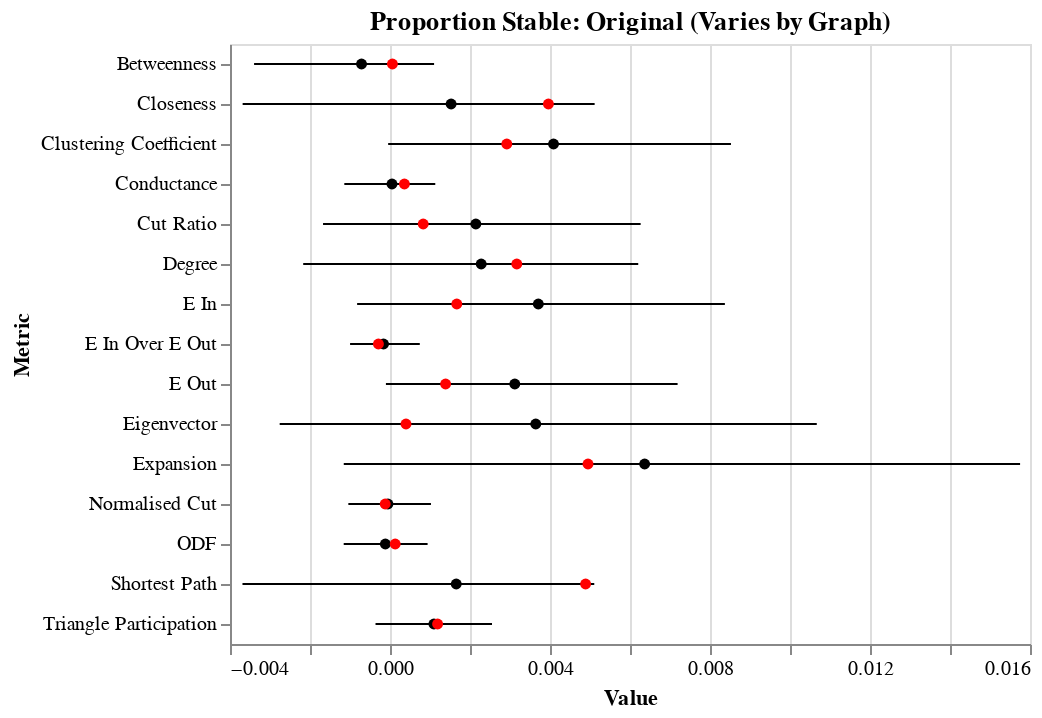
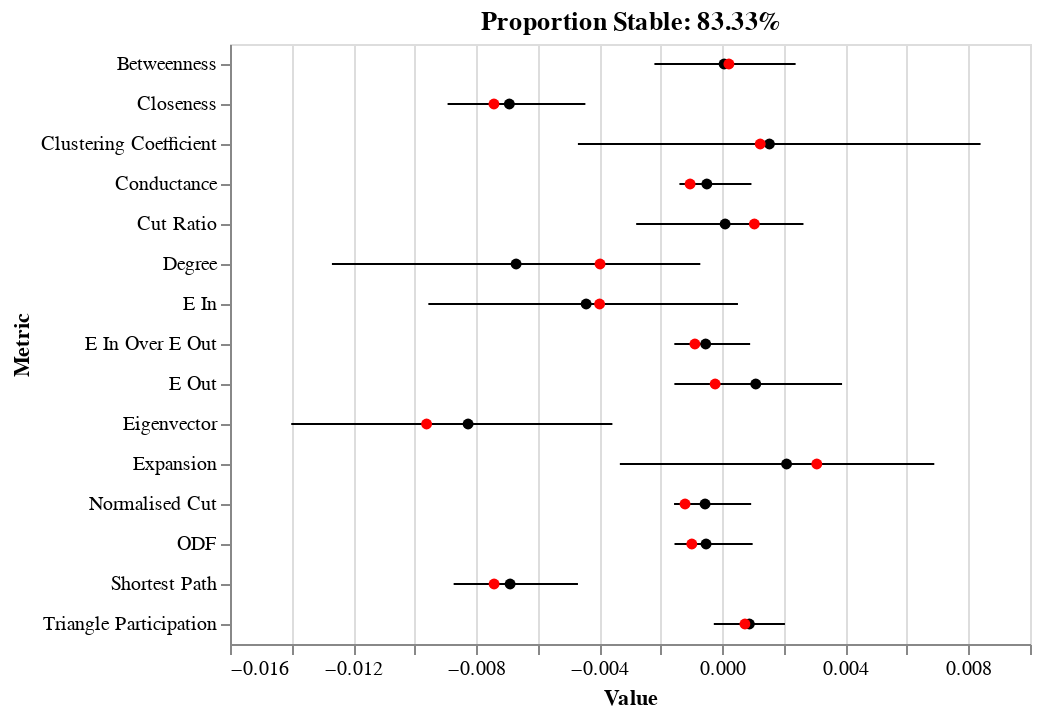
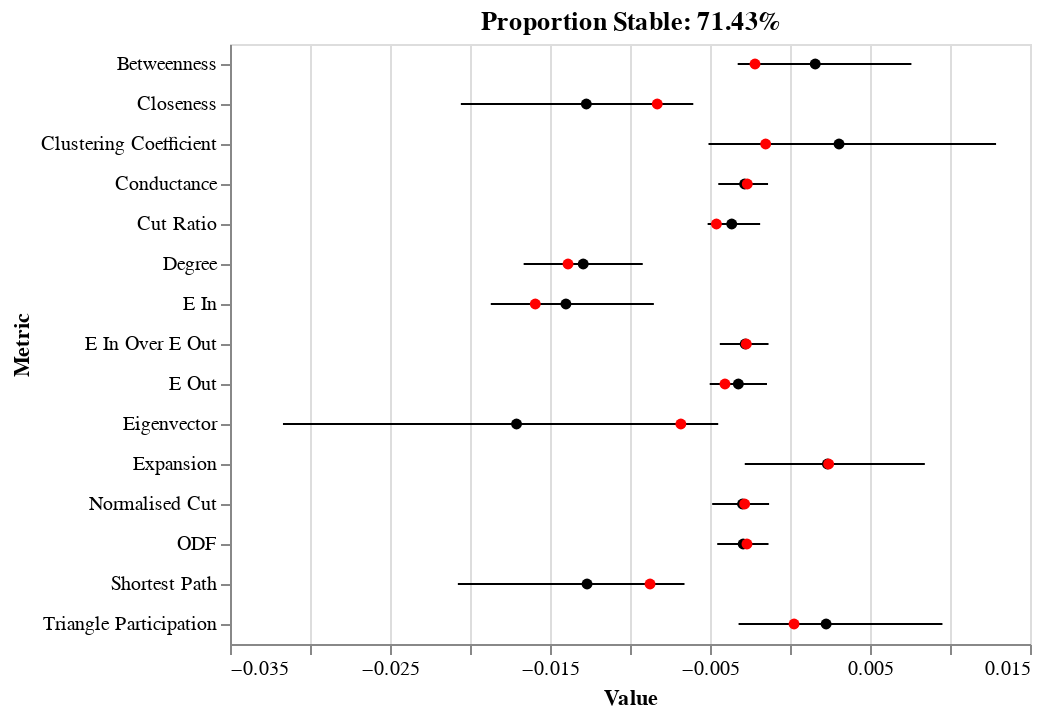
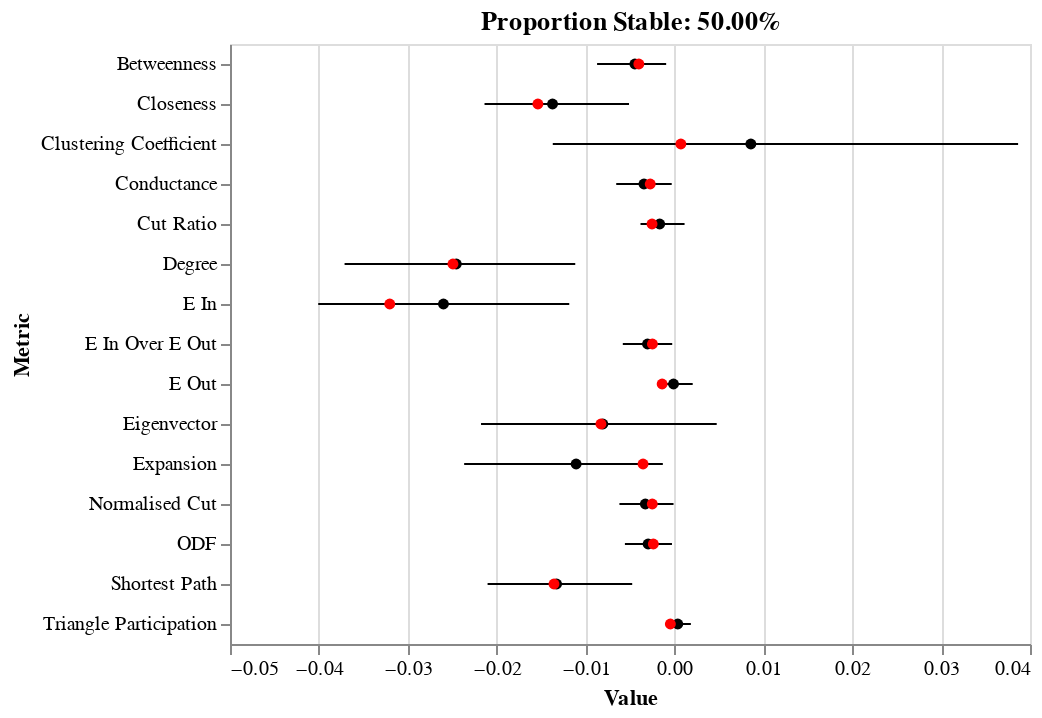

Here is the notebook cell these charts were saved with, in order:
### Markdown cell above
I'm going to show results from randomly undersampling the majority class at 3 different levels, as well as the original results (i.e. no undersampling). 

At this point, I just chose one set of experiments to rerun at different undersampling levels - the Infomap algorithm on mu 0.2 graphs (since there was a significant class imbalance for these experiments). There are 5 mu 0.2 graphs, corresponding to 5 experiments. I then show the plots of mean (black), median (red) and bootstrapped confidence intervals for each feature based on these 5 experiments.

The plot titles indicate the proportion of the data which are stable nodes (corresponding to the amount of undersampling). I also printed the mean train accuracy for each of the 5 experiments under each plot.

### Code cell
for us in ['', '_undersample_0_2', '_undersample_0_4', '_undersample_1_0']:
    mu_feature_importances = {'Metric': [], 'Value': []}
    props = []
    accuracy = []
    balanced_accuracy = []
    for graph in [1, 2, 3, 4, 5]:
        with open('Community_Data/Infomap/Results/mu_0_2/graph_0{0}{1}/results'.format(graph, us), 'rb') as f:
            results = pickle.load(f)
        props.append(results['Stable Nodes']*100/(results['Stable Nodes'] + results['Unstable Nodes']))
        accuracy.append(np.mean(results['Accuracy Scores']))
        balanced_accuracy.append(np.mean(results['Balanced Accuracy Scores']))
        perm_importances = results['Feature Importances']
        for feat, val in perm_importances.items():
            mu_feature_importances['Metric'].append(feat)
            mu_feature_importances['Value'].append(val)
    mu_feature_importances = pd.DataFrame(data=mu_feature_importances)
    error_bars = alt.Chart(mu_feature_importances).mark_errorbar(extent='ci').encode(
      x=alt.X('Value:Q', scale=alt.Scale(zero=False)),
      y=alt.Y('Metric:N')
    )


    mean_points = alt.Chart(mu_feature_importances).mark_point(filled=True, color='black').encode(
      x=alt.X('Value:Q', aggregate='mean'),
      y=alt.Y('Metric:N'),
    )

    median_points = alt.Chart(mu_feature_importances).mark_point(filled=True, color='red').encode(
      x=alt.X('Value:Q', aggregate='median'),
      y=alt.Y('Metric:N'),
    )

    if us == '':
        stab = 'Original (Varies by Graph)'
    else:
        stab = '{0:.2f}%'.format(props[0])
    
    final_plot = (error_bars + mean_points + median_points).properties(
        title=('Proportion Stable: ' + stab)
    )

    final_plot.display()
    
    print('Random forest accuracy for each graph:', accuracy)
    print('Random forest balanced accuracy for each graph:', balanced_accuracy)

### Figure 1 — Vega-Lite specification as saved in the notebook (floating-point values rounded to 4 significant figures)
{"config": {"view": {"continuousWidth": 400, "continuousHeight": 300}}, "layer": [{"mark": {"type": "errorbar", "extent": "ci"}, "encoding": {"x": {"type": "quantitative", "field": "Value", "scale": {"zero": false}}, "y": {"type": "nominal", "field": "Metric"}}}, {"mark": {"type": "point", "color": "black", "filled": true}, "encoding": {"x": {"type": "quantitative", "aggregate": "mean", "field": "Value"}, "y": {"type": "nominal", "field": "Metric"}}}, {"mark": {"type": "point", "color": "red", "filled": true}, "encoding": {"x": {"type": "quantitative", "aggregate": "median", "field": "Value"}, "y": {"type": "nominal", "field": "Metric"}}}], "data": {"name": "data-650675dd366832a77ea3f36e14816e8c"}, "title": "Proportion Stable: Original (Varies by Graph)", "$schema": "https://vega.github.io/schema/vega-lite/v4.0.2.json", "datasets": {"data-650675dd366832a77ea3f36e14816e8c": [{"Metric": "Degree", "Value": -0.00512}, {"Metric": "Clustering Coefficient", "Value": -0.00184}, {"Metric": "Betweenness", "Value": 6e-05}, {"Metric": "Closeness", "Value": -0.0085}, {"Metric": "Shortest Path", "Value": -0.00841}, {"Metric": "Eigenvector", "Value": -0.007}, {"Metric": "E In", "Value": -0.00409}, {"Metric": "E Out", "Value": -0.00198}, {"Metric": "E In Over E Out", "Value": -0.00141}, {"Metric": "ODF", "Value": -0.00225}, {"Metric": "Expansion", "Value": -0.00606}, {"Metric": "Cut Ratio", "Value": -0.00419}, {"Metric": "Conductance", "Value": -0.00181}, {"Metric": "Normalised Cut", "Value": -0.00204}, {"Metric": "Triangle Participation", "Value": -0.00159}, {"Metric": "Degree", "Value": 0.00351}, {"Metric": "Clustering Coefficient", "Value": 0.01285}, {"Metric": "Betweenness", "Value": -0.00611}, {"Metric": "Closeness", "Value": 0.0051}, {"Metric": "Shortest Path", "Value": 0.00489}, {"Metric": "Eigenvector", "Value": 0.01761}, {"Metric": "E In", "Value": 0.00931}, {"Metric": "E Out", "Value": 0.00528}, {"Metric": "E In Over E Out", "Value": 0.0012}, {"Metric": "ODF", "Value": 0.00158}, {"Metric": "Expansion", "Value": 0.00745}, {"Metric": "Cut Ratio", "Value": 0.00337}, {"Metric": "Conductance", "Value": 0.00198}, {"Metric": "Normalised Cut", "Value": 0.0019}, {"Metric": "Triangle Participation", "Value": 0.00285}, {"Metric": "Degree", "Value": 0.00317}, {"Metric": "Clustering Coefficient", "Value": 0.00292}, {"Metric": "Betweenness", "Value": 0.00161}, {"Metric": "Closeness", "Value": 0.00571}, {"Metric": "Shortest Path", "Value": 0.00531}, {"Metric": "Eigenvector", "Value": 0.00751}, {"Metric": "E In", "Value": 0.00167}, {"Metric": "E Out", "Value": 0.00103}, {"Metric": "E In Over E Out", "Value": -0.00094}, {"Metric": "ODF", "Value": -0.00061}, {"Metric": "Expansion", "Value": 0.00495}, {"Metric": "Cut Ratio", "Value": 0.00083}, {"Metric": "Conductance", "Value": -0.00078}, {"Metric": "Normalised Cut", "Value": -0.00046}, {"Metric": "Triangle Participation", "Value": 0.00119}, {"Metric": "Degree", "Value": 0.001}, {"Metric": "Clustering Coefficient", "Value": 0.00115}, {"Metric": "Betweenness", "Value": 0.00128}, {"Metric": "Closeness", "Value": 0.00137}, {"Metric": "Shortest Path", "Value": 0.00148}, {"Metric": "Eigenvector", "Value": -0.0003}, {"Metric": "E In", "Value": 0.0012}, {"Metric": "E Out", "Value": 0.00139}, {"Metric": "E In Over E Out", "Value": 0.00063}, {"Metric": "ODF", "Value": 0.00057}, {"Metric": "Expansion", "Value": 0.00133}, {"Metric": "Cut Ratio", "Value": 0.00083}, {"Metric": "Conductance", "Value": 0.0005}, {"Metric": "Normalised Cut", "Value": 0.00046}, {"Metric": "Triangle Participation", "Value": 0.00011}, {"Metric": "Degree", "Value": 0.00884}, {"Metric": "Clustering Coefficient", "Value": 0.00536}, {"Metric": "Betweenness", "Value": -0.0004}, {"Metric": "Closeness", "Value": 0.00396}, {"Metric": "Shortest Path", "Value": 0.00501}, {"Metric": "Eigenvector", "Value": 0.0004}, {"Metric": "E In", "Value": 0.01045}, {"Metric": "E Out", "Value": 0.00988}, {"Metric": "E In Over E Out", "Value": -0.00029}, {"Metric": "ODF", "Value": 0.00013}, {"Metric": "Expansion", "Value": 0.02416}, {"Metric": "Cut Ratio", "Value": 0.00989}, {"Metric": "Conductance", "Value": 0.00036}, {"Metric": "Normalised Cut", "Value": -0.00012}, {"Metric": "Triangle Participation", "Value": 0.00293}]}}

### Figure 2 — Vega-Lite specification as saved in the notebook (floating-point values rounded to 4 significant figures)
{"config": {"view": {"continuousWidth": 400, "continuousHeight": 300}}, "layer": [{"mark": {"type": "errorbar", "extent": "ci"}, "encoding": {"x": {"type": "quantitative", "field": "Value", "scale": {"zero": false}}, "y": {"type": "nominal", "field": "Metric"}}}, {"mark": {"type": "point", "color": "black", "filled": true}, "encoding": {"x": {"type": "quantitative", "aggregate": "mean", "field": "Value"}, "y": {"type": "nominal", "field": "Metric"}}}, {"mark": {"type": "point", "color": "red", "filled": true}, "encoding": {"x": {"type": "quantitative", "aggregate": "median", "field": "Value"}, "y": {"type": "nominal", "field": "Metric"}}}], "data": {"name": "data-59ff15a2495244872e9f95c62497f786"}, "title": "Proportion Stable: 83.33%", "$schema": "https://vega.github.io/schema/vega-lite/v4.0.2.json", "datasets": {"data-59ff15a2495244872e9f95c62497f786": [{"Metric": "Degree", "Value": -0.01447}, {"Metric": "Clustering Coefficient", "Value": 0.001232}, {"Metric": "Betweenness", "Value": 0.001191}, {"Metric": "Closeness", "Value": -0.01026}, {"Metric": "Shortest Path", "Value": -0.01001}, {"Metric": "Eigenvector", "Value": -0.01172}, {"Metric": "E In", "Value": -0.003988}, {"Metric": "E Out", "Value": -0.001976}, {"Metric": "E In Over E Out", "Value": 0.002249}, {"Metric": "ODF", "Value": 0.002485}, {"Metric": "Expansion", "Value": 0.006647}, {"Metric": "Cut Ratio", "Value": -0.004778}, {"Metric": "Conductance", "Value": 0.002276}, {"Metric": "Normalised Cut", "Value": 0.002407}, {"Metric": "Triangle Participation", "Value": 0.001788}, {"Metric": "Degree", "Value": -0.00122}, {"Metric": "Clustering Coefficient", "Value": 0.01435}, {"Metric": "Betweenness", "Value": 0.004509}, {"Metric": "Closeness", "Value": -0.007422}, {"Metric": "Shortest Path", "Value": -0.007417}, {"Metric": "Eigenvector", "Value": -0.009611}, {"Metric": "E In", "Value": 0.000291}, {"Metric": "E Out", "Value": 0.005908}, {"Metric": "E In Over E Out", "Value": -0.000611}, {"Metric": "ODF", "Value": -0.000782}, {"Metric": "Expansion", "Value": 0.003071}, {"Metric": "Cut Ratio", "Value": 0.002219}, {"Metric": "Conductance", "Value": -0.000804}, {"Metric": "Normalised Cut", "Value": -0.000682}, {"Metric": "Triangle Participation", "Value": -0.000839}, {"Metric": "Degree", "Value": -0.003973}, {"Metric": "Clustering Coefficient", "Value": -0.006264}, {"Metric": "Betweenness", "Value": 0.000215}, {"Metric": "Closeness", "Value": -0.008023}, {"Metric": "Shortest Path", "Value": -0.007875}, {"Metric": "Eigenvector", "Value": -0.01624}, {"Metric": "E In", "Value": -0.01059}, {"Metric": "E Out", "Value": -0.000233}, {"Metric": "E In Over E Out", "Value": -0.000891}, {"Metric": "ODF", "Value": -0.000991}, {"Metric": "Expansion", "Value": -0.001113}, {"Metric": "Cut Ratio", "Value": 0.001042}, {"Metric": "Conductance", "Value": -0.001047}, {"Metric": "Normalised Cut", "Value": -0.001211}, {"Metric": "Triangle Participation", "Value": 0.000735}, {"Metric": "Degree", "Value": -0.01526}, {"Metric": "Clustering Coefficient", "Value": -0.006084}, {"Metric": "Betweenness", "Value": -0.002819}, {"Metric": "Closeness", "Value": -0.006431}, {"Metric": "Shortest Path", "Value": -0.006451}, {"Metric": "Eigenvector", "Value": -0.002539}, {"Metric": "E In", "Value": -0.0113}, {"Metric": "E Out", "Value": -0.001627}, {"Metric": "E In Over E Out", "Value": -0.001613}, {"Metric": "ODF", "Value": -0.001534}, {"Metric": "Expansion", "Value": -0.007597}, {"Metric": "Cut Ratio", "Value": -0.001879}, {"Metric": "Conductance", "Value": -0.001234}, {"Metric": "Normalised Cut", "Value": -0.001464}, {"Metric": "Triangle Participation", "Value": -0.000219}, {"Metric": "Degree", "Value": 0.001419}, {"Metric": "Clustering Coefficient", "Value": 0.00442}, {"Metric": "Betweenness", "Value": -0.002805}, {"Metric": "Closeness", "Value": -0.002469}, {"Metric": "Shortest Path", "Value": -0.002726}, {"Metric": "Eigenvector", "Value": -0.001199}, {"Metric": "E In", "Value": 0.003461}, {"Metric": "E Out", "Value": 0.003363}, {"Metric": "E In Over E Out", "Value": -0.00184}, {"Metric": "ODF", "Value": -0.001817}, {"Metric": "Expansion", "Value": 0.009435}, {"Metric": "Cut Ratio", "Value": 0.003854}, {"Metric": "Conductance", "Value": -0.001704}, {"Metric": "Normalised Cut", "Value": -0.001851}, {"Metric": "Triangle Participation", "Value": 0.002933}]}}

### Figure 3 — Vega-Lite specification as saved in the notebook (floating-point values rounded to 4 significant figures)
{"config": {"view": {"continuousWidth": 400, "continuousHeight": 300}}, "layer": [{"mark": {"type": "errorbar", "extent": "ci"}, "encoding": {"x": {"type": "quantitative", "field": "Value", "scale": {"zero": false}}, "y": {"type": "nominal", "field": "Metric"}}}, {"mark": {"type": "point", "color": "black", "filled": true}, "encoding": {"x": {"type": "quantitative", "aggregate": "mean", "field": "Value"}, "y": {"type": "nominal", "field": "Metric"}}}, {"mark": {"type": "point", "color": "red", "filled": true}, "encoding": {"x": {"type": "quantitative", "aggregate": "median", "field": "Value"}, "y": {"type": "nominal", "field": "Metric"}}}], "data": {"name": "data-f9b39aa04a6e67ef0ec739d7f68fa5aa"}, "title": "Proportion Stable: 71.43%", "$schema": "https://vega.github.io/schema/vega-lite/v4.0.2.json", "datasets": {"data-f9b39aa04a6e67ef0ec739d7f68fa5aa": [{"Metric": "Degree", "Value": -0.00813}, {"Metric": "Clustering Coefficient", "Value": -0.005524}, {"Metric": "Betweenness", "Value": 0.004121}, {"Metric": "Closeness", "Value": -0.02616}, {"Metric": "Shortest Path", "Value": -0.0256}, {"Metric": "Eigenvector", "Value": -0.04146}, {"Metric": "E In", "Value": -0.01015}, {"Metric": "E Out", "Value": -0.005306}, {"Metric": "E In Over E Out", "Value": -0.004354}, {"Metric": "ODF", "Value": -0.004205}, {"Metric": "Expansion", "Value": 0.004613}, {"Metric": "Cut Ratio", "Value": -0.00567}, {"Metric": "Conductance", "Value": -0.004}, {"Metric": "Normalised Cut", "Value": -0.003713}, {"Metric": "Triangle Participation", "Value": 0.01536}, {"Metric": "Degree", "Value": -0.01634}, {"Metric": "Clustering Coefficient", "Value": 0.02101}, {"Metric": "Betweenness", "Value": -0.003659}, {"Metric": "Closeness", "Value": -0.008297}, {"Metric": "Shortest Path", "Value": -0.008747}, {"Metric": "Eigenvector", "Value": -0.006821}, {"Metric": "E In", "Value": -0.01592}, {"Metric": "E Out", "Value": -0.004065}, {"Metric": "E In Over E Out", "Value": -0.005249}, {"Metric": "ODF", "Value": -0.005776}, {"Metric": "Expansion", "Value": -0.007017}, {"Metric": "Cut Ratio", "Value": -0.004599}, {"Metric": "Conductance", "Value": -0.005713}, {"Metric": "Normalised Cut", "Value": -0.006444}, {"Metric": "Triangle Participation", "Value": -0.005873}, {"Metric": "Degree", "Value": -0.01834}, {"Metric": "Clustering Coefficient", "Value": -0.001522}, {"Metric": "Betweenness", "Value": 0.01279}, {"Metric": "Closeness", "Value": -0.01822}, {"Metric": "Shortest Path", "Value": -0.01824}, {"Metric": "Eigenvector", "Value": -0.02938}, {"Metric": "E In", "Value": -0.02189}, {"Metric": "E Out", "Value": -0.005205}, {"Metric": "E In Over E Out", "Value": -0.001162}, {"Metric": "ODF", "Value": -0.000943}, {"Metric": "Expansion", "Value": 0.002416}, {"Metric": "Cut Ratio", "Value": -0.0049}, {"Metric": "Conductance", "Value": -0.00053}, {"Metric": "Normalised Cut", "Value": -0.000597}, {"Metric": "Triangle Participation", "Value": 0.000253}, {"Metric": "Degree", "Value": -0.01387}, {"Metric": "Clustering Coefficient", "Value": -0.006451}, {"Metric": "Betweenness", "Value": -0.002187}, {"Metric": "Closeness", "Value": -0.006142}, {"Metric": "Shortest Path", "Value": -0.006192}, {"Metric": "Eigenvector", "Value": -0.004704}, {"Metric": "E In", "Value": -0.0169}, {"Metric": "E Out", "Value": -0.000249}, {"Metric": "E In Over E Out", "Value": -0.000512}, {"Metric": "ODF", "Value": -0.001027}, {"Metric": "Expansion", "Value": -0.001245}, {"Metric": "Cut Ratio", "Value": -0.00031}, {"Metric": "Conductance", "Value": -0.001271}, {"Metric": "Normalised Cut", "Value": -0.001252}, {"Metric": "Triangle Participation", "Value": -0.000128}, {"Metric": "Degree", "Value": -0.007942}, {"Metric": "Clustering Coefficient", "Value": 0.007804}, {"Metric": "Betweenness", "Value": -0.003179}, {"Metric": "Closeness", "Value": -0.004822}, {"Metric": "Shortest Path", "Value": -0.004641}, {"Metric": "Eigenvector", "Value": -0.003102}, {"Metric": "E In", "Value": -0.005165}, {"Metric": "E Out", "Value": -0.001315}, {"Metric": "E In Over E Out", "Value": -0.00273}, {"Metric": "ODF", "Value": -0.00269}, {"Metric": "Expansion", "Value": 0.01292}, {"Metric": "Cut Ratio", "Value": -0.002729}, {"Metric": "Conductance", "Value": -0.002669}, {"Metric": "Normalised Cut", "Value": -0.002834}, {"Metric": "Triangle Participation", "Value": 0.001677}]}}

### Figure 4 — Vega-Lite specification as saved in the notebook (floating-point values rounded to 4 significant figures)
{"config": {"view": {"continuousWidth": 400, "continuousHeight": 300}}, "layer": [{"mark": {"type": "errorbar", "extent": "ci"}, "encoding": {"x": {"type": "quantitative", "field": "Value", "scale": {"zero": false}}, "y": {"type": "nominal", "field": "Metric"}}}, {"mark": {"type": "point", "color": "black", "filled": true}, "encoding": {"x": {"type": "quantitative", "aggregate": "mean", "field": "Value"}, "y": {"type": "nominal", "field": "Metric"}}}, {"mark": {"type": "point", "color": "red", "filled": true}, "encoding": {"x": {"type": "quantitative", "aggregate": "median", "field": "Value"}, "y": {"type": "nominal", "field": "Metric"}}}], "data": {"name": "data-b592ba9f3e715bee696f6d55acabfd15"}, "title": "Proportion Stable: 50.00%", "$schema": "https://vega.github.io/schema/vega-lite/v4.0.2.json", "datasets": {"data-b592ba9f3e715bee696f6d55acabfd15": [{"Metric": "Degree", "Value": -0.04152}, {"Metric": "Clustering Coefficient", "Value": -0.00033}, {"Metric": "Betweenness", "Value": -0.01233}, {"Metric": "Closeness", "Value": -0.01536}, {"Metric": "Shortest Path", "Value": -0.01355}, {"Metric": "Eigenvector", "Value": 3.7e-05}, {"Metric": "E In", "Value": -0.03203}, {"Metric": "E Out", "Value": -0.001771}, {"Metric": "E In Over E Out", "Value": 0.00033}, {"Metric": "ODF", "Value": 0.000161}, {"Metric": "Expansion", "Value": -0.003532}, {"Metric": "Cut Ratio", "Value": -0.002521}, {"Metric": "Conductance", "Value": 0.000343}, {"Metric": "Normalised Cut", "Value": 0.000109}, {"Metric": "Triangle Participation", "Value": 0.003177}, {"Metric": "Degree", "Value": -0.003476}, {"Metric": "Clustering Coefficient", "Value": 0.0638}, {"Metric": "Betweenness", "Value": 0.001116}, {"Metric": "Closeness", "Value": 0.003193}, {"Metric": "Shortest Path", "Value": 0.0035}, {"Metric": "Eigenvector", "Value": 0.01431}, {"Metric": "E In", "Value": -0.005221}, {"Metric": "E Out", "Value": 0.004345}, {"Metric": "E In Over E Out", "Value": 0.00028}, {"Metric": "ODF", "Value": 0.000498}, {"Metric": "Expansion", "Value": 0.001333}, {"Metric": "Cut Ratio", "Value": 0.003683}, {"Metric": "Conductance", "Value": 0.000249}, {"Metric": "Normalised Cut", "Value": 0.000878}, {"Metric": "Triangle Participation", "Value": -0.000459}, {"Metric": "Degree", "Value": -0.0397}, {"Metric": "Clustering Coefficient", "Value": 0.000722}, {"Metric": "Betweenness", "Value": -0.004004}, {"Metric": "Closeness", "Value": -0.02503}, {"Metric": "Shortest Path", "Value": -0.02507}, {"Metric": "Eigenvector", "Value": -0.03352}, {"Metric": "E In", "Value": -0.04918}, {"Metric": "E Out", "Value": -0.001384}, {"Metric": "E In Over E Out", "Value": -0.002476}, {"Metric": "ODF", "Value": -0.002374}, {"Metric": "Expansion", "Value": -0.03432}, {"Metric": "Cut Ratio", "Value": -0.004178}, {"Metric": "Conductance", "Value": -0.002722}, {"Metric": "Normalised Cut", "Value": -0.002494}, {"Metric": "Triangle Participation", "Value": -0.000554}, {"Metric": "Degree", "Value": -0.01308}, {"Metric": "Clustering Coefficient", "Value": -0.02344}, {"Metric": "Betweenness", "Value": -0.00251}, {"Metric": "Closeness", "Value": -0.01068}, {"Metric": "Shortest Path", "Value": -0.01047}, {"Metric": "Eigenvector", "Value": -0.00827}, {"Metric": "E In", "Value": -0.03499}, {"Metric": "E Out", "Value": -0.002001}, {"Metric": "E In Over E Out", "Value": -0.007623}, {"Metric": "ODF", "Value": -0.007456}, {"Metric": "Expansion", "Value": -0.01664}, {"Metric": "Cut Ratio", "Value": -0.001179}, {"Metric": "Conductance", "Value": -0.007908}, {"Metric": "Normalised Cut", "Value": -0.008091}, {"Metric": "Triangle Participation", "Value": -0.001616}, {"Metric": "Degree", "Value": -0.02492}, {"Metric": "Clustering Coefficient", "Value": 0.002228}, {"Metric": "Betweenness", "Value": -0.004515}, {"Metric": "Closeness", "Value": -0.0207}, {"Metric": "Shortest Path", "Value": -0.02071}, {"Metric": "Eigenvector", "Value": -0.01284}, {"Metric": "E In", "Value": -0.008515}, {"Metric": "E Out", "Value": 0.000284}, {"Metric": "E In Over E Out", "Value": -0.005663}, {"Metric": "ODF", "Value": -0.005639}, {"Metric": "Expansion", "Value": -0.002137}, {"Metric": "Cut Ratio", "Value": -0.004104}, {"Metric": "Conductance", "Value": -0.007102}, {"Metric": "Normalised Cut", "Value": -0.00678}, {"Metric": "Triangle Participation", "Value": 0.00132}]}}
